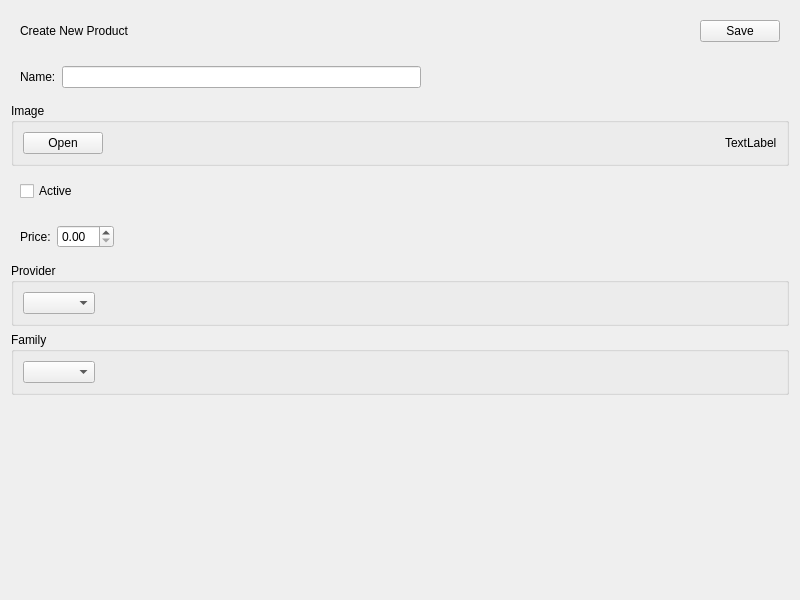
<?xml version="1.0" encoding="UTF-8"?>
<ui version="4.0">
 <class>AdminProductItem</class>
 <widget class="QWidget" name="AdminProductItem">
  <property name="geometry">
   <rect>
    <x>0</x>
    <y>0</y>
    <width>800</width>
    <height>600</height>
   </rect>
  </property>
  <property name="windowTitle">
   <string>Form</string>
  </property>
  <property name="styleSheet">
   <string notr="true">/*#topFrame {
border: none;
background: qlineargradient(x1: 0, y1: 0, x2: 0, y2: 1,
stop: 0 #a6a6a6, stop: 0.08 #7f7f7f,
stop: 0.39999 #717171, stop: 0.4 #626262,
stop: 0.9 #4c4c4c, stop: 1 #333333);
}

#bottomFrame {
border: none;
background: white;
}

#topFrame QLabel {
color: #fff;
}

#topFrame QPushButton {
color: #333;
border: 2px solid #555;
border-radius: 11px;
padding: 5px;
background: qradialgradient(cx: 0.3, cy: -0.4,
fx: 0.3, fy: -0.4,
radius: 1.35, stop: 0 #fff, stop: 1 #888);
min-width: 80px;
}

#topFrame QPushButton:hover {
background: qradialgradient(cx: 0.3, cy: -0.4,
fx: 0.3, fy: -0.4,
radius: 1.35, stop: 0 #fff, stop: 1 #bbb);
}

#topFrame QPushButton:pressed {
background: qradialgradient(cx: 0.4, cy: -0.1,
fx: 0.4, fy: -0.1,
radius: 1.35, stop: 0 #fff, stop: 1 #ddd);
}
*/</string>
  </property>
  <layout class="QVBoxLayout" name="verticalLayout">
   <item>
    <widget class="QWidget" name="topWidget" native="true">
     <property name="sizePolicy">
      <sizepolicy hsizetype="Preferred" vsizetype="Fixed">
       <horstretch>0</horstretch>
       <verstretch>0</verstretch>
      </sizepolicy>
     </property>
     <layout class="QHBoxLayout" name="horizontalLayout">
      <item>
       <widget class="QLabel" name="titleLabel">
        <property name="text">
         <string>Create New Product</string>
        </property>
       </widget>
      </item>
      <item>
       <spacer name="horizontalSpacer">
        <property name="orientation">
         <enum>Qt::Horizontal</enum>
        </property>
        <property name="sizeHint" stdset="0">
         <size>
          <width>548</width>
          <height>20</height>
         </size>
        </property>
       </spacer>
      </item>
      <item>
       <widget class="QPushButton" name="savePushButton">
        <property name="text">
         <string>Save</string>
        </property>
       </widget>
      </item>
     </layout>
    </widget>
   </item>
   <item>
    <widget class="QWidget" name="nameFormWidget" native="true">
     <layout class="QHBoxLayout" name="horizontalLayout_3">
      <item>
       <widget class="QLabel" name="nameLabel">
        <property name="text">
         <string>Name:</string>
        </property>
       </widget>
      </item>
      <item>
       <widget class="QLineEdit" name="nameLineEdit"/>
      </item>
      <item>
       <spacer name="horizontalSpacer_2">
        <property name="orientation">
         <enum>Qt::Horizontal</enum>
        </property>
        <property name="sizeHint" stdset="0">
         <size>
          <width>332</width>
          <height>20</height>
         </size>
        </property>
       </spacer>
      </item>
     </layout>
    </widget>
   </item>
   <item>
    <widget class="QGroupBox" name="imageFormGroupBox">
     <property name="title">
      <string>Image</string>
     </property>
     <layout class="QHBoxLayout" name="horizontalLayout_5">
      <item>
       <widget class="QPushButton" name="imagePushButton">
        <property name="text">
         <string>Open</string>
        </property>
       </widget>
      </item>
      <item>
       <spacer name="horizontalSpacer_4">
        <property name="orientation">
         <enum>Qt::Horizontal</enum>
        </property>
        <property name="sizeHint" stdset="0">
         <size>
          <width>40</width>
          <height>20</height>
         </size>
        </property>
       </spacer>
      </item>
      <item>
       <widget class="QLabel" name="imageLabel">
        <property name="text">
         <string>TextLabel</string>
        </property>
       </widget>
      </item>
     </layout>
    </widget>
   </item>
   <item>
    <widget class="QWidget" name="activeWidget" native="true">
     <layout class="QHBoxLayout" name="horizontalLayout_2">
      <item>
       <widget class="QCheckBox" name="activeCheckBox">
        <property name="text">
         <string>Active</string>
        </property>
       </widget>
      </item>
      <item>
       <spacer name="horizontalSpacer_3">
        <property name="orientation">
         <enum>Qt::Horizontal</enum>
        </property>
        <property name="sizeHint" stdset="0">
         <size>
          <width>682</width>
          <height>20</height>
         </size>
        </property>
       </spacer>
      </item>
     </layout>
    </widget>
   </item>
   <item>
    <widget class="QWidget" name="priceWidget" native="true">
     <layout class="QHBoxLayout" name="horizontalLayout_4">
      <item>
       <widget class="QLabel" name="priceLabel">
        <property name="text">
         <string>Price:</string>
        </property>
       </widget>
      </item>
      <item>
       <widget class="QDoubleSpinBox" name="priceDoubleSpinBox"/>
      </item>
      <item>
       <spacer name="horizontalSpacer_5">
        <property name="orientation">
         <enum>Qt::Horizontal</enum>
        </property>
        <property name="sizeHint" stdset="0">
         <size>
          <width>354</width>
          <height>20</height>
         </size>
        </property>
       </spacer>
      </item>
     </layout>
    </widget>
   </item>
   <item>
    <widget class="QGroupBox" name="providerGroupBox">
     <property name="title">
      <string>Provider</string>
     </property>
     <layout class="QHBoxLayout" name="horizontalLayout_6">
      <item>
       <widget class="QComboBox" name="providerComboBox"/>
      </item>
      <item>
       <spacer name="horizontalSpacer_6">
        <property name="orientation">
         <enum>Qt::Horizontal</enum>
        </property>
        <property name="sizeHint" stdset="0">
         <size>
          <width>662</width>
          <height>20</height>
         </size>
        </property>
       </spacer>
      </item>
     </layout>
    </widget>
   </item>
   <item>
    <widget class="QGroupBox" name="familyGroupBox">
     <property name="title">
      <string>Family</string>
     </property>
     <layout class="QHBoxLayout" name="horizontalLayout_7">
      <item>
       <widget class="QComboBox" name="familyComboBox"/>
      </item>
      <item>
       <spacer name="horizontalSpacer_7">
        <property name="orientation">
         <enum>Qt::Horizontal</enum>
        </property>
        <property name="sizeHint" stdset="0">
         <size>
          <width>662</width>
          <height>20</height>
         </size>
        </property>
       </spacer>
      </item>
     </layout>
    </widget>
   </item>
   <item>
    <spacer name="verticalSpacer">
     <property name="orientation">
      <enum>Qt::Vertical</enum>
     </property>
     <property name="sizeHint" stdset="0">
      <size>
       <width>20</width>
       <height>475</height>
      </size>
     </property>
    </spacer>
   </item>
  </layout>
  <zorder>verticalSpacer</zorder>
  <zorder>topWidget</zorder>
  <zorder>nameFormWidget</zorder>
  <zorder>imageFormGroupBox</zorder>
  <zorder>activeWidget</zorder>
  <zorder>priceWidget</zorder>
  <zorder>providerGroupBox</zorder>
  <zorder>familyGroupBox</zorder>
 </widget>
 <resources/>
 <connections/>
</ui>
